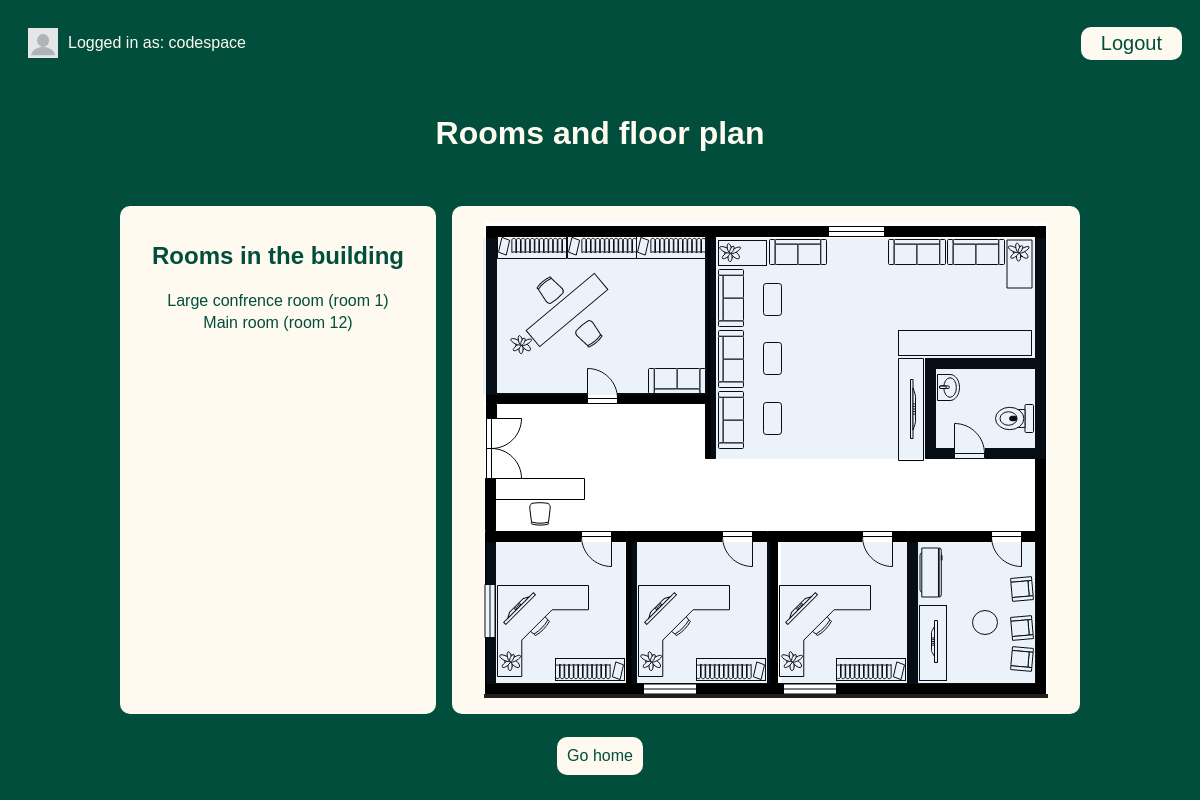
/meetings/rooms (signed in), run on an earlier commit of the app's database.
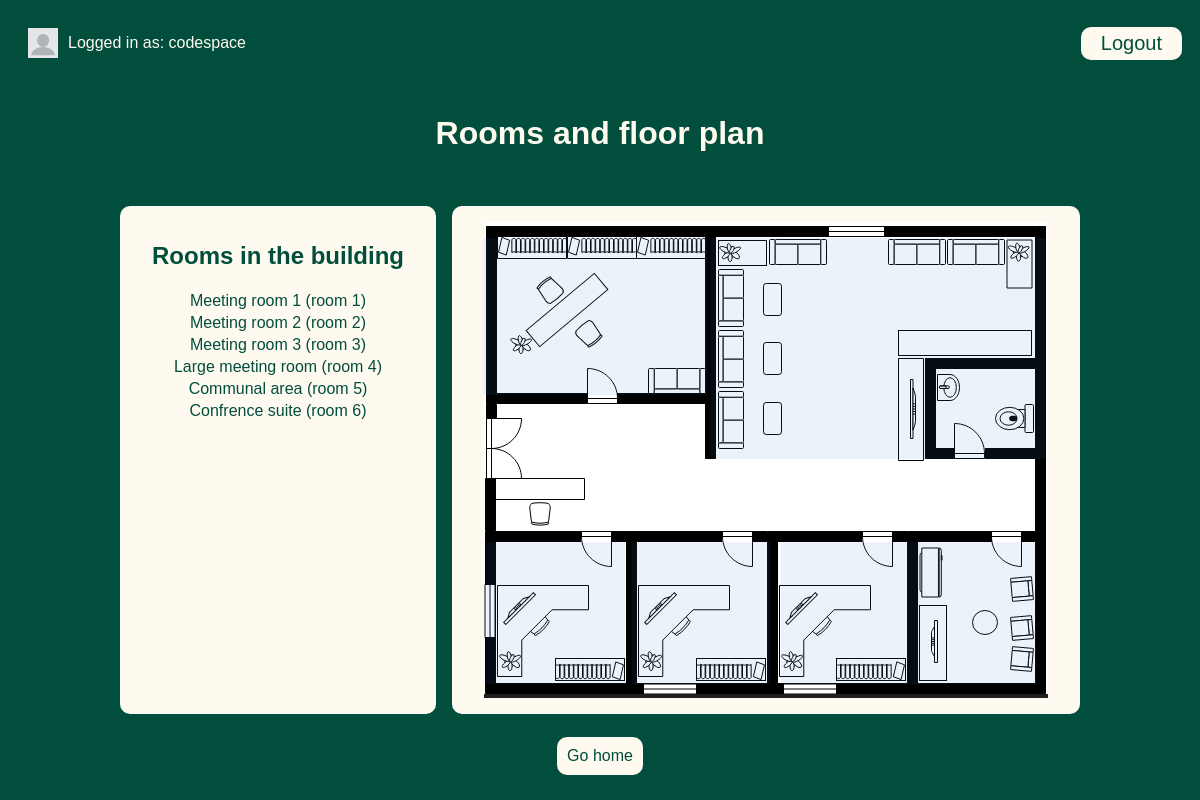
And on a later commit of the database.
### meetings/models.py (models this page shows)
class Room(models.Model):
    name = models.CharField(max_length=50)
    floor = models.IntegerField()
    room_number = models.IntegerField()
    def __str__(self):
        return f"{self.name} (room  {self.room_number})"

### meetings/views.py (the view)
# urls.py: path('rooms', views.rooms_list, name='rooms'),
@login_required
def rooms_list(request):
    return render(request, "meetings/rooms.html",{"rooms": Room.objects.all()})

### templates/meetings/rooms.html (shortened to what this page needs)
{% extends "base.html" %}
{% load static %}
{% block extra_scripts %}
    <link rel="stylesheet" href="{% static 'website/rooms.css' %}">
{% endblock %}
{% block content%}
    <h1>Rooms and floor plan</h1>
    <div class="card">
        <div class="item rooms">
            <h2>Rooms in the building</h2>
            {% for room in rooms %}
                <p>{{room}}</p>
            {% endfor %}
        </div>
        <div class="item floorplan">
            <img src="{% static 'website/floorplan.png' %}" id="floorplan">
        </div>
    </div>
    <p class="actions"><a href="{% url 'welcome' %}">Go home</a></p>
{%endblock%}

### templates/base.html (shortened to what this page needs)
{% load static %}
<!DOCTYPE html>
<html lang="en">
<head>
    <link rel="stylesheet" href="{% static 'website/style.css' %}">
</head>
{% block extra_scripts %}{% endblock %}
<body>
    <div class="login">
        {% if user.is_authenticated %}
            <div class="name">
                <img src="{% static 'website/profile.jpg' %}" id="profile">
                Logged in as: {{user.get_username}}
            </div>
            <form method="post" action="{%url 'logout'%}">
                <button type="submit">Logout</button>
            </form>
        {%else %}
            <p class="actions" id="login-button"><a href="{% url 'login'%}" >Login</a></p>
    {%endif%}
    </div>
    <div class="content">
    {% block content %}
    {% endblock%}
    </div>
</body>
</html>

### website/static/website/style.css (style rules this page uses)
:root { --main: #014e3c; }
body { font-family: 'Calibri', 'Trebuchet MS', sans-serif; color: floralwhite; background-color: var(--main); }
button { background-color: floralwhite; border: none; color: var(--main); border-radius: 10px; padding: 5px 20px; font-size: 20px; }
h1 { padding: 1rem; }
a { text-decoration: none; color: #000806; }
p { margin: 0; padding: 2px; }
.actions { display: flex; flex-direction: row; }
.actions a { padding: 10px; margin: 5px; background-color: floralwhite; color: var(--main); border-radius: 10px; }
.card { display: flex; flex-direction: row; color: var(--main); gap: 1rem; padding :1rem; }
.item { padding: 1rem 2rem; background-color: floralwhite; color: var(--main); border-radius: 10px; display:flex; flex-direction: column; align-items: center; }
.login { justify-content: space-between; display: flex; flex-direction: row; padding: 10px; align-items: center; }
.name { display: flex; flex-direction: row; align-items: center; }
#profile { height: 30px; width: 30px; padding: 10px; }
.content { display: flex; flex-direction: column; align-items: center; }

### website/static/website/rooms.css (style rules this page uses)
.floorplan { position:relative; width: 100%; }
#floorplan { display: block; width: 100%; height: auto; }
.floorplan-overlay { position: absolute; width: 100%; height: 100%; display: block; }
.rooms h2 { width: max-content; }

What changed in the data, as far as the page shows it:
removed Room: name+room_number "Large confrence room (room 1)"
changed Room: name+room_number "Main room (room 12)" → "Meeting room 1 (room 1)"
added Room: name+room_number "Meeting room 2 (room 2)"
added Room: name+room_number "Meeting room 3 (room 3)"
added Room: name+room_number "Large meeting room (room 4)"
added Room: name+room_number "Communal area (room 5)"
added Room: name+room_number "Confrence suite (room 6)"
